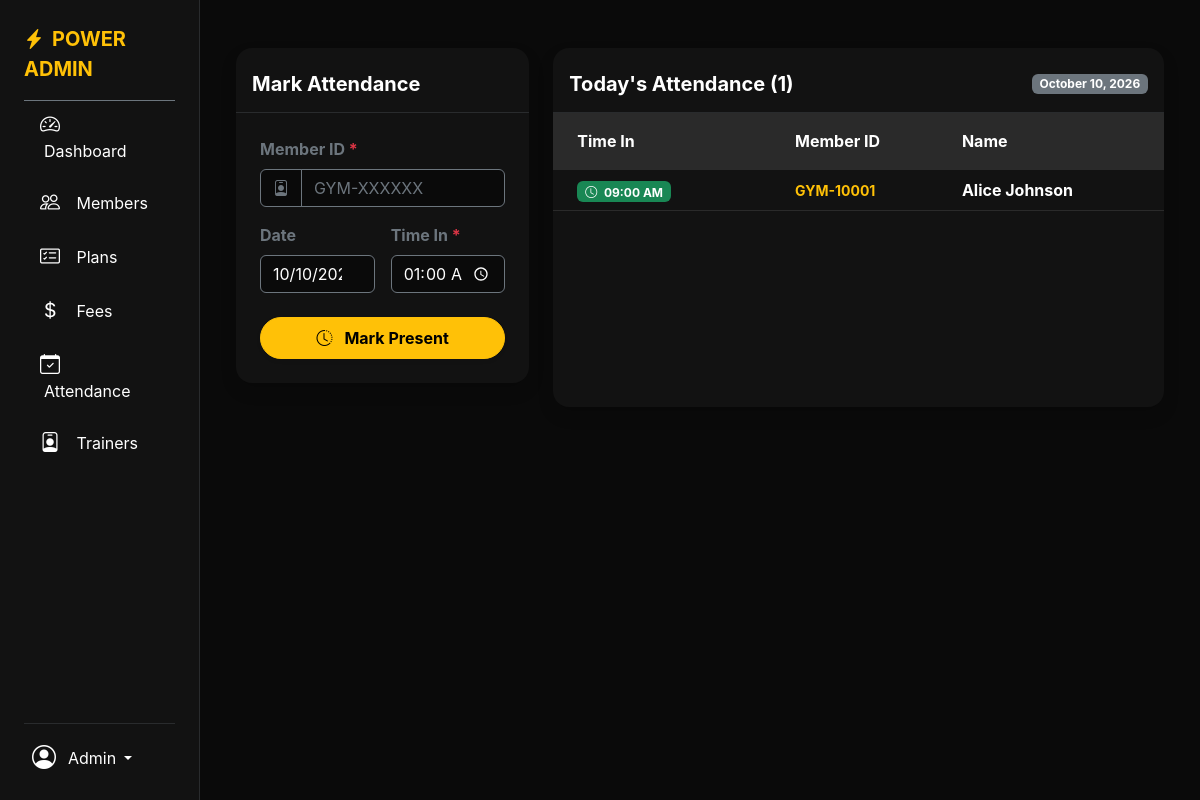
The app's page /admin/attendance/ (signed in) with its own data.
### models/attendance.py (models this page shows)
class Attendance(db.Model):
    __tablename__ = 'attendance'
    id = db.Column(db.Integer, primary_key=True)
    member_id = db.Column(db.Integer, db.ForeignKey('members.id'), nullable=False)
    date = db.Column(db.Date, nullable=False)
    time_in = db.Column(db.Time, nullable=False)
    created_at = db.Column(db.DateTime, default=datetime.utcnow)
    __table_args__ = (
        db.UniqueConstraint('member_id', 'date', name='uq_member_date'),
    )

### models/member.py (models this page shows, shortened)
class Member(db.Model):
    __tablename__ = 'members'
    id = db.Column(db.Integer, primary_key=True)
    member_id = db.Column(db.String(20), unique=True, nullable=False) # e.g., GYM-2023-0001
    first_name = db.Column(db.String(50), nullable=False)
    last_name = db.Column(db.String(50), nullable=False)
    email = db.Column(db.String(100), unique=True, nullable=False)
    phone = db.Column(db.String(20), nullable=False)
    dob = db.Column(db.Date, nullable=True)
    gender = db.Column(db.String(10), nullable=True)
    address = db.Column(db.Text, nullable=True)
    join_date = db.Column(db.Date, nullable=False, default=datetime.utcnow)
    created_at = db.Column(db.DateTime, default=datetime.utcnow)
    memberships = db.relationship('Membership', backref='member', lazy=True, cascade='all, delete-orphan')
    payments = db.relationship('Payment', backref='member', lazy=True, cascade='all, delete-orphan')
    attendance = db.relationship('Attendance', backref='member', lazy=True, cascade='all, delete-orphan')
    @property
    def full_name(self):
        return f"{self.first_name} {self.last_name}"

### routes/attendance.py (the view, shortened to what this page needs)
@attendance_bp.route('/', methods=['GET', 'POST'])
@login_required
def manage_attendance():
    today = date.today()
    records = Attendance.query.filter_by(date=today).order_by(Attendance.time_in.desc()).all()
    return render_template('admin/attendance.html', records=records, today=today)

### templates/admin/attendance.html (shortened to what this page needs)
{% extends 'admin/base_admin.html' %}
{% block content %}
<div class="row g-4">
    <div class="col-lg-4">
        <div class="card bg-dark text-white border-0 shadow rounded-4 mb-4">
            <div class="card-header border-secondary border-opacity-25 bg-transparent pt-4 pb-3">
                <h5 class="fw-bold mb-0">Mark Attendance</h5>
            </div>
            <div class="card-body p-4">
                <form method="POST">
                    <div class="mb-3">
                        <label class="form-label text-secondary fw-bold">Member ID <span class="text-danger">*</span></label>
                        <div class="input-group">
                            <span class="input-group-text bg-black border-secondary text-secondary"><i class="bi bi-person-badge"></i></span>
                            <input type="text" class="form-control bg-black border-secondary text-white" name="member_id" placeholder="GYM-XXXXXX" required autofocus>
                        </div>
                    </div>
                    <div class="row g-3 mb-4">
                        <div class="col-6">
                            <label class="form-label text-secondary fw-bold">Date</label>
                            <input type="date" class="form-control bg-black border-secondary text-white" name="date" value="{{ today }}" readonly>
                        </div>
                        <div class="col-6">
                            <label class="form-label text-secondary fw-bold">Time In <span class="text-danger">*</span></label>
                            <input type="time" class="form-control bg-black border-secondary text-white" name="time_in" required>
                        </div>
                    </div>
                    <button type="submit" class="btn btn-warning w-100 fw-bold py-2 rounded-pill shadow-sm">
                        <i class="bi bi-clock-history me-2"></i> Mark Present
                    </button>
                </form>
            </div>
        </div>
    </div>
    <div class="col-lg-8">
        <div class="card bg-dark text-white border-0 shadow rounded-4 h-100">
            <div class="card-header border-secondary border-opacity-25 bg-transparent pt-4 pb-3 d-flex justify-content-between align-items-center">
                <h5 class="fw-bold mb-0">Today's Attendance ({{ records|length }})</h5>
                <span class="badge bg-secondary">{{ today.strftime('%B %d, %Y') }}</span>
            </div>
            <div class="card-body p-0">
                <div class="table-responsive">
                    <table class="table table-dark table-hover mb-0 align-middle">
                        <thead class="table-active">
                            <tr>
                                <th class="px-4 py-3">Time In</th>
                                <th class="py-3">Member ID</th>
                                <th class="py-3">Name</th>
                            </tr>
                        </thead>
                        <tbody>
                            {% for record in records %}
                            <tr>
                                <td class="px-4"><span class="badge bg-success"><i class="bi bi-clock me-1"></i> {{ record.time_in.strftime('%I:%M %p') }}</span></td>
                                <td><small class="text-warning fw-bold">{{ record.member.member_id }}</small></td>
                                <td class="fw-bold">{{ record.member.full_name }}</td>
                            </tr>
                            {% endfor %}
                        </tbody>
                    </table>
                </div>
            </div>
        </div>
    </div>
</div>
{% endblock %}

### static/css/style.css (style rules this page uses)
:root { --primary-color: #ffc107; --dark-color: #121212; --darker-color: #0a0a0a; }
body { font-family: 'Inter', 'Roboto', sans-serif; background-color: var(--darker-color) !important; }
.bg-black { background-color: var(--darker-color) !important; }
.bg-dark { background-color: var(--dark-color) !important; }
.table-dark { --bs-table-bg: transparent; --bs-table-striped-bg: rgba(255, 255, 255, 0.05); --bs-table-striped-color: #fff; --bs-table-active-bg: rgba(255, 255, 255, 0.1); --bs-table-active-color: #fff; --bs-table-hover-bg: rgba(255, 255, 255, 0.075); --bs-table-hover-color: #fff; color: #fff; border-color: rgba(255, 255, 255, 0.1); }
::placeholder { color: #6c757d !important; opacity: 1; }

### records on screen
Attendance: strftime "October 10, 2026", time_in "09:00 AM", member.member_id "GYM-10001", member.full_name "Alice Johnson"

### other values on screen
{{ records|length }} "1"
